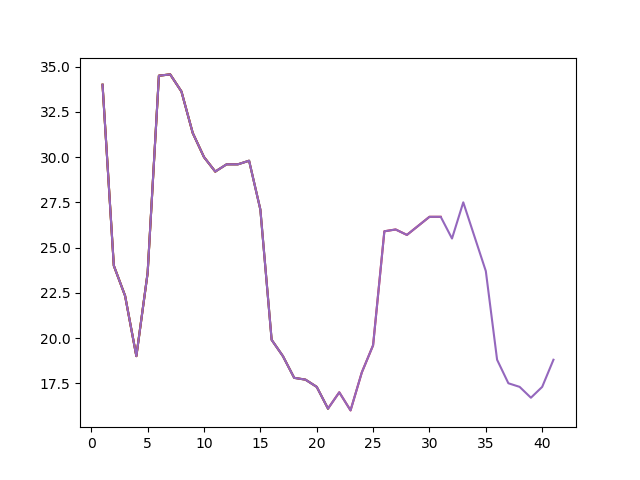

Generate this figure with Python:
import random
import gym
import numpy as np
from collections import deque
from keras.models import Sequential
from keras.layers import Dense, LSTM
from keras.optimizers import sgd, Adam
import matplotlib.pyplot as plt


EPISODES = 1000
time_lstm = 2


def plot(data):
    x = []
    y = []
    for i, j in data:
        x.append(i)
        y.append(j)
    plt.plot(x, y)
    plt.savefig('drqn.png')

class MyQueue:
    def __init__(self, maxlen):
        self.q = []
        self.max_len = maxlen

    def add(self, element):
        if len(self.q) == 1000:
            self.q = self.q[1:] + [element]
        else:
            self.q.append(element)

    def sample(self, size):
        return random.sample(self.q, size)

    def __len__(self):
        return len(self.q)



class DeepQAgent:
    def __init__(self, state_size, action_size):
        self.state_size = state_size
        self.action_size = action_size
        self.memory = MyQueue(maxlen=2000)
        self.gamma = 0.95
        self.epsilon = 1.0
        self.epsilon_min = 0.01
        self.epsilon_decay = 0.99
        self.learning_rate = 0.001
        self.model = self._build_model()

    # sample, time step, features
    def _build_model(self):
        model = Sequential()
        model.add(LSTM(24, input_shape=(time_lstm, self.state_size)))
        model.add(Dense(24, activation='relu'))
        model.add(Dense(self.action_size, activation='linear'))
        model.compile(loss='mse', optimizer=Adam(lr=0.001))
        return model

    def remember(self, episode_frame):
        self.memory.add(episode_frame)

    def act(self, state):
        if np.random.rand() <= self.epsilon:
            return random.randrange(self.action_size)
        act_values = self.model.predict(state)
        return np.argmax(act_values[0])  # returns action

    def replay(self, batch_size, agent2):
        sample_episodes = np.random.randint(0, high=len(self.memory), size = batch_size)
        minibatch = []
        for i in sample_episodes:
            start = np.random.randint(0, high=len(self.memory.q[i])-2*time_lstm) # might be buggy
            state_a = []
            # print("Episode selected = ", i)
            # print("Frame selected = ", start, " / ", len(self.memory.q[i]))
            for j in range(start, start+time_lstm):
                state_a.append(self.memory.q[i][j][0])
            act_taken = self.memory.q[i][start + time_lstm - 1 ][1]
            reward_got = self.memory.q[i][start + time_lstm - 1][2]
            next_state_reached = []
            for j in range(start + time_lstm, start + time_lstm + time_lstm):
                next_state_reached.append(self.memory.q[i][j][0])
            done = self.memory.q[i][start + 2*time_lstm - 1][4]
            minibatch.append((reshape_frames(state_a), act_taken, reward_got, reshape_frames(next_state_reached), done))

        # minibatch = random.sample(self.memory, batch_size)
        for state, action, reward, next_state, done in minibatch:
            target = reward
            if not done:
                target = (reward + self.gamma *
                          np.amax(agent2.model.predict(next_state)[0]))
            target_f = self.model.predict(state)  # What does this return? Ans type = [[0.08708638 0.4333976 ]]
            target_f[0][action] = target
            self.model.fit(state, target_f, epochs=1, verbose=0)

    def load(self, name):
        self.model.load_weights(name)

    def save(self, name):
        self.model.save_weights(name)


'''
remember[ ]
is a list of episodes:

remember[i] 
is a list of frames of i'th episode

remember[i][j]
is A 4 tuple of previous four screens


a = [[0 for i in range(ob_space)] for j in range(time_sequence) ]
for i_ob in the time_sequence:
    for j in ob_space of i_ob:
        a[i_ob_index][j].append(i_ob[j])

a = a.reshape(1, 10, 4)


'''

def reshape_frames(l):
    state_size = 4
    l = list(l)
    return np.array(l).reshape(1,time_lstm, state_size)


# todo what's all that about resetting the weights of the lstm?

if __name__ == "__main__":
    eVSs = deque(maxlen=1000)
    env = gym.make('CartPole-v1')
    state_size = env.observation_space.shape[0]
    action_size = env.action_space.n
    agent = DeepQAgent(state_size, action_size)
    agent2 = DeepQAgent(state_size, action_size)
    c = 0
    # agent.load("cartpole-dqn.h5")
    done = False
    batch_size = 32
    recent_average = deque(maxlen=10)
    act_frame = deque(maxlen=time_lstm)
    for e in range(EPISODES):
        state = env.reset()
        total_reward = 0
        episode_frames = []
        for time in range(500):
            act_frame.append(state)
            c += 1

            # env.render()
            if len(act_frame) == time_lstm:
                action = agent.act(reshape_frames(act_frame))
            else:
                action = env.action_space.sample()

            next_state, reward, done, _ = env.step(action)
            total_reward += reward
            reward = reward if not done else -10
            episode_frames.append((state, action, reward, next_state, done))
            # agent.remember(state, action, reward, next_state, done)
            state = next_state
            if done:
                print("episode: {}/{}, score: {}, e: {:.2}"
                      .format(e, EPISODES, time, agent.epsilon))
                recent_average.append(total_reward)
                av = sum(recent_average) / len(recent_average)
                print(" Recent Average = ", av)
                eVSs.append((e + 1, av))

                # remember the episode
                agent.remember(episode_frames)

                break
            if len(agent.memory) > 5:
                agent.replay(batch_size, agent2)

            if c > 500:
                c = 0
                agent2.model.set_weights(agent.model.get_weights())
                print("Updated the target model")

        if agent.epsilon > agent.epsilon_min:
            agent.epsilon *= agent.epsilon_decay

        if e % 10 == 0:
            plot(eVSs)
